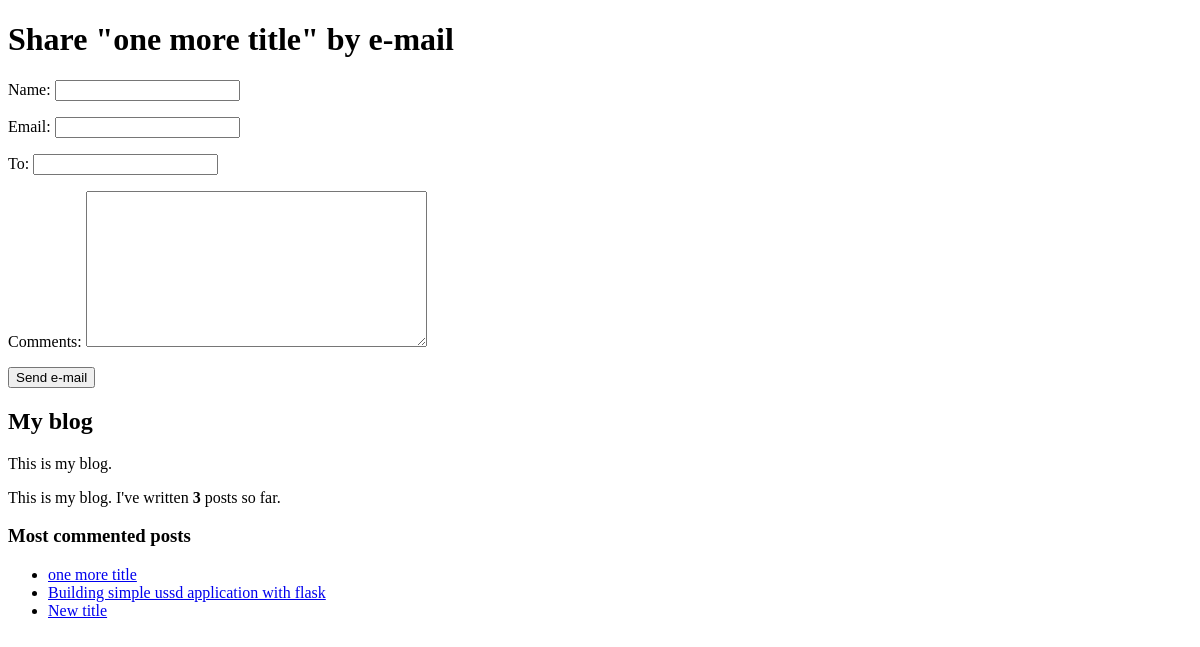
The page /blog/4/share/ on the database as committed earlier.
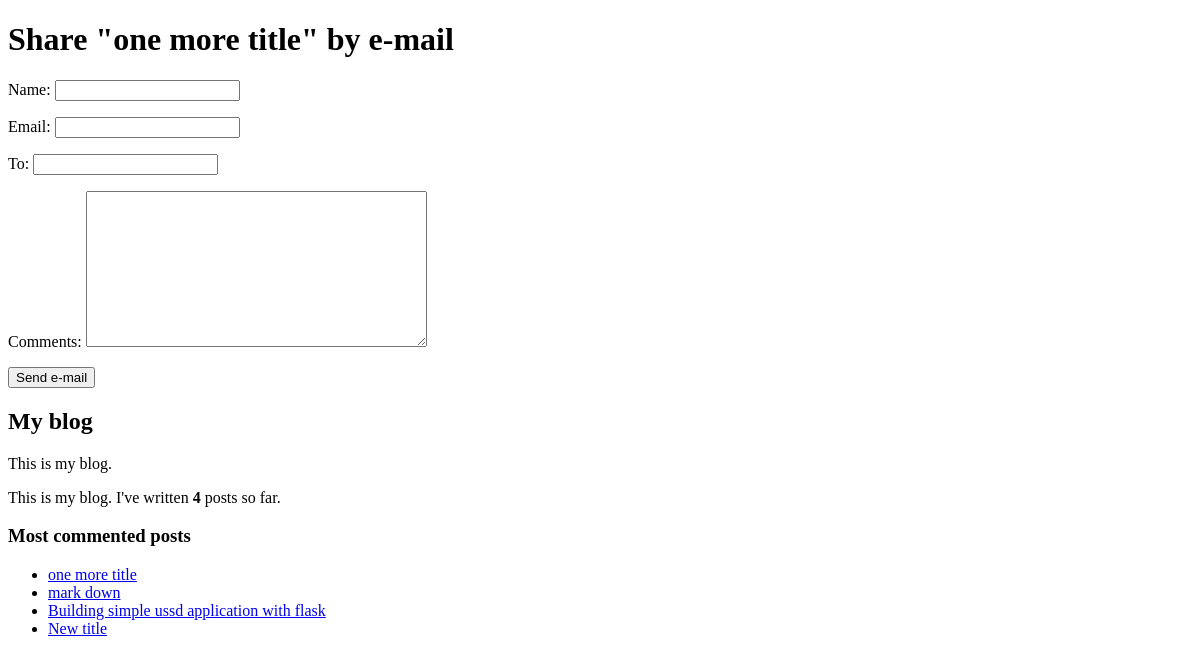
The same page on the database as committed later.
### blog/models.py (models this page shows, shortened)
class Post(models.Model):
    STATUS_CHOICES = (
        ('draft', 'Draft'),
        ('published', 'Published'),
    )
    title = models.CharField(max_length=250)
    slug = models.SlugField(max_length=250, unique_for_date='publish')
    author = models.ForeignKey(User, on_delete=models.CASCADE, related_name='blog_posts')
    body = models.TextField()
    publish = models.DateTimeField(default=timezone.now)
    created = models.DateTimeField(auto_now_add=True)
    updated = models.DateTimeField(auto_now=True)
    status = models.CharField(max_length=10, choices=STATUS_CHOICES, default='draft')
    objects = models.Manager()  # The default manager.
    published = PublishedManager()  # Our custom manager.
    tags = TaggableManager()
    def get_absolute_url(self):
        return reverse('blog:post_detail',
                       args=[self.publish.year, self.publish.month, self.publish.day, self.slug])
    class Meta:
        ordering = ('-publish',)

### blog/views.py (the view)
def post_share(request, post_id):
    post = get_object_or_404(Post, id=post_id, status='published')
    sent = False
    if request.method == 'POST':
        form = EmailPostForm(request.POST)
        if form.is_valid():
            cd = form.cleaned_data
            post_url = request.build_absolute_uri(post.get_absolute_url())
            subject = f"{cd['name']} recommends you read {post.title}"
            message = f"Read {post.title} at {post_url}\n\n {cd['name']}\'s comments: {cd['comments']}"
            send_mail(subject, message, 'admin@myblog.com', [cd['to']])
            sent = True
    else:
        form = EmailPostForm()
    return render(request, 'blog/post/share.html', {'post': post, 'form': form, 'sent': sent})

### blog/forms.py
class EmailPostForm(forms.Form):
    name = forms.CharField(max_length=25)
    email = forms.EmailField()
    to = forms.EmailField()
    comments = forms.CharField(required=False, widget=forms.Textarea)

### blog/models.py (called while the page is built)
    def get_queryset(self):
        return super(PublishedManager, self).get_queryset().filter(status='published')

### blog/templatetags/blog_tags.py (called while the page is built)
@register.simple_tag
def total_posts():
    return Post.published.count()

@register.simple_tag
def get_most_commented_posts(count=5):
    return Post.published.annotate(
            total_comments=Count('comments')
        ).order_by('-total_comments')[:count]

### blog/templates/blog/post/share.html (shortened to what this page needs)
{% extends "blog/base.html" %}
{% block content %}
{% if sent %}
<h1>E-mail successfully sent</h1>
<p>
    "{{ post.title }}" was successfully sent to {{ form.cleaned_data.to }}.
</p>
{% else %}
<h1>Share "{{ post.title }}" by e-mail</h1>
<form method="post">
    {{ form.as_p }}
    <input type="submit" value="Send e-mail">
</form>
{% endif %}
{% endblock %}

### blog/templates/blog/base.html (shortened to what this page needs)
{% load blog_tags %}
{% load static %}
<!DOCTYPE html>
<html>
<head>
    <link href="{% static 'css/blog.css' %}" rel="stylesheet">
</head>
<body>
<div id="content">
    {% block content %}
    {% endblock %}
</div>
<div id="sidebar">
    <h2>My blog</h2>
    <p>This is my blog.</p>
    <p>This is my blog. I've written <b>{% total_posts %}</b> posts so far.</p>
    <h3>Most commented posts</h3>
    {% get_most_commented_posts as most_commented_posts %}
    <ul>
        {% for post in most_commented_posts %}
        <li>
            <a href="{{ post.get_absolute_url }}">{{ post.title }}</a>
        </li>
        {% endfor %}
    </ul>
</div>
</body>
</html>

Rows that differ between the two databases and show on the page:
added Post: title "mark down"
Other text that changed with them:
text no longer shown: "3"
text now shown: "4"
